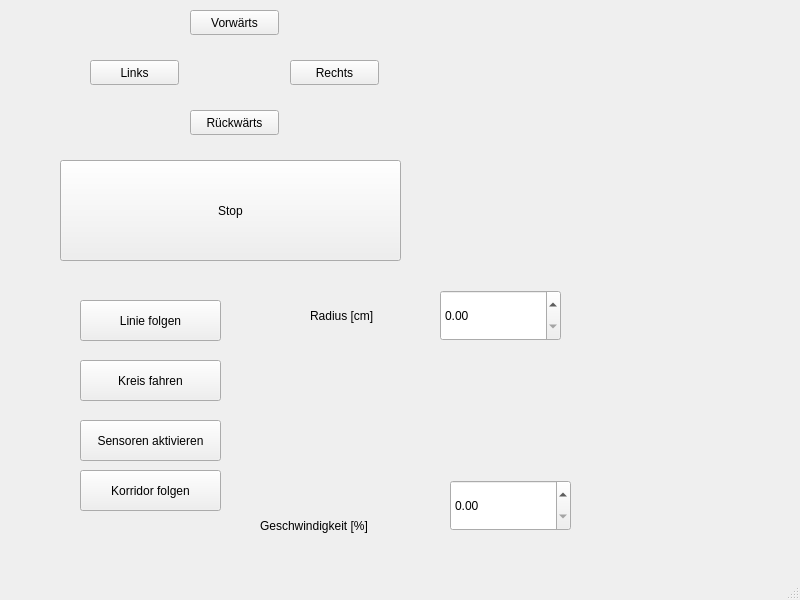
<?xml version="1.0" encoding="UTF-8"?>
<ui version="4.0">
 <class>MainWindow</class>
 <widget class="QMainWindow" name="MainWindow">
  <property name="geometry">
   <rect>
    <x>0</x>
    <y>0</y>
    <width>800</width>
    <height>600</height>
   </rect>
  </property>
  <property name="windowTitle">
   <string>MainWindow</string>
  </property>
  <widget class="QWidget" name="centralwidget">
   <widget class="QPushButton" name="qForwardButton">
    <property name="geometry">
     <rect>
      <x>190</x>
      <y>10</y>
      <width>89</width>
      <height>25</height>
     </rect>
    </property>
    <property name="text">
     <string>Vorwärts</string>
    </property>
   </widget>
   <widget class="QPushButton" name="qLeftButton">
    <property name="geometry">
     <rect>
      <x>90</x>
      <y>60</y>
      <width>89</width>
      <height>25</height>
     </rect>
    </property>
    <property name="text">
     <string>Links</string>
    </property>
   </widget>
   <widget class="QPushButton" name="qBackwardButton">
    <property name="geometry">
     <rect>
      <x>190</x>
      <y>110</y>
      <width>89</width>
      <height>25</height>
     </rect>
    </property>
    <property name="text">
     <string>Rückwärts</string>
    </property>
   </widget>
   <widget class="QPushButton" name="qRightButton">
    <property name="geometry">
     <rect>
      <x>290</x>
      <y>60</y>
      <width>89</width>
      <height>25</height>
     </rect>
    </property>
    <property name="text">
     <string>Rechts</string>
    </property>
   </widget>
   <widget class="QPushButton" name="qStopButton">
    <property name="geometry">
     <rect>
      <x>60</x>
      <y>160</y>
      <width>341</width>
      <height>101</height>
     </rect>
    </property>
    <property name="text">
     <string>Stop</string>
    </property>
   </widget>
   <widget class="QPushButton" name="qLinieFolgenButton">
    <property name="geometry">
     <rect>
      <x>80</x>
      <y>300</y>
      <width>141</width>
      <height>41</height>
     </rect>
    </property>
    <property name="text">
     <string>Linie folgen</string>
    </property>
   </widget>
   <widget class="QPushButton" name="qDriveCircleButton">
    <property name="geometry">
     <rect>
      <x>80</x>
      <y>360</y>
      <width>141</width>
      <height>41</height>
     </rect>
    </property>
    <property name="text">
     <string>Kreis fahren</string>
    </property>
   </widget>
   <widget class="QPushButton" name="qActivateSensorsButton">
    <property name="geometry">
     <rect>
      <x>80</x>
      <y>420</y>
      <width>141</width>
      <height>41</height>
     </rect>
    </property>
    <property name="text">
     <string>Sensoren aktivieren</string>
    </property>
   </widget>
   <widget class="QPushButton" name="qFollowCorridorButton">
    <property name="geometry">
     <rect>
      <x>80</x>
      <y>470</y>
      <width>141</width>
      <height>41</height>
     </rect>
    </property>
    <property name="text">
     <string>Korridor folgen</string>
    </property>
   </widget>
   <widget class="QLabel" name="label">
    <property name="geometry">
     <rect>
      <x>310</x>
      <y>300</y>
      <width>121</width>
      <height>31</height>
     </rect>
    </property>
    <property name="text">
     <string>Radius [cm]</string>
    </property>
   </widget>
   <widget class="QLabel" name="label_2">
    <property name="geometry">
     <rect>
      <x>260</x>
      <y>510</y>
      <width>171</width>
      <height>31</height>
     </rect>
    </property>
    <property name="text">
     <string>Geschwindigkeit [%]</string>
    </property>
   </widget>
   <widget class="QDoubleSpinBox" name="qRadiusSpinBox">
    <property name="geometry">
     <rect>
      <x>440</x>
      <y>290</y>
      <width>121</width>
      <height>51</height>
     </rect>
    </property>
   </widget>
   <widget class="QDoubleSpinBox" name="qSpeedSpinBox">
    <property name="geometry">
     <rect>
      <x>450</x>
      <y>480</y>
      <width>121</width>
      <height>51</height>
     </rect>
    </property>
   </widget>
  </widget>
  <widget class="QMenuBar" name="menubar">
   <property name="geometry">
    <rect>
     <x>0</x>
     <y>0</y>
     <width>800</width>
     <height>22</height>
    </rect>
   </property>
  </widget>
  <widget class="QStatusBar" name="statusbar"/>
 </widget>
 <resources/>
 <connections/>
</ui>
